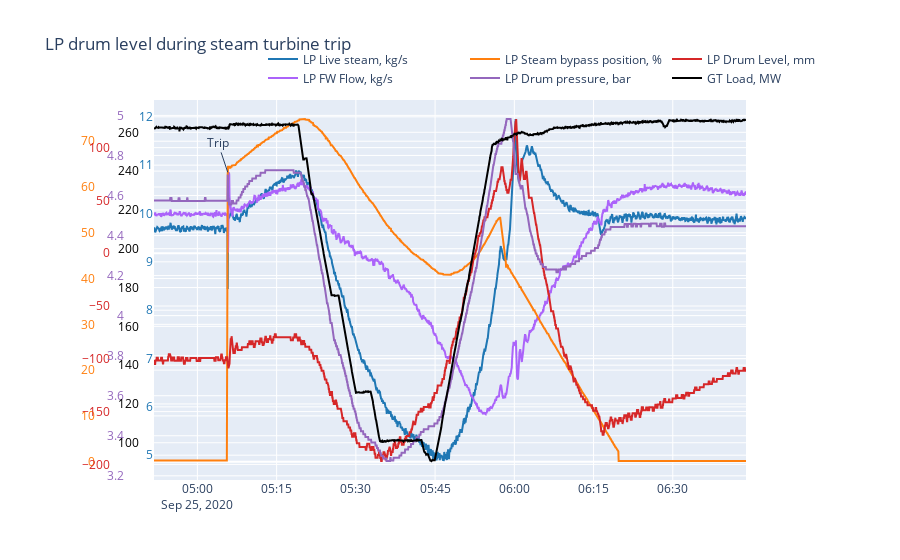

The code cell stored with this chart in its notebook:
### Markdown cell above
The scope of this document is to investiagte variations of LP drum level during Steam turbine trip

### Code cell
import plotly.graph_objects as go
import pandas as pd
from dateutil import parser

df = pd.read_excel \
    (r'Lpdrumimported.xlsx',
     sheet_name='Trip')

fig = go.Figure()

dates = [parser.parse(date) for date in df ['Date Time']]

fig.add_trace(
    go.Scatter(x=dates, y=df ['3ALFIT003-XJ52.UNIT1@NET'], name="LP Live steam, kg/s",
               line=dict(color="#1f77b4")))

fig.add_trace(
    go.Scatter(x=dates, y=df ['POCVLPBYP1-XQ01.UNIT1@NET'], name="LP Steam bypass position, %",
               yaxis='y2', line=dict(color="#ff7f0e")))

fig.add_trace(
    go.Scatter(x=dates, y=df ['3ALLIT001-XJ54.UNIT1@NET'], name="LP Drum Level, mm",
               yaxis='y3', line=dict(color="#d62728")))

fig.add_trace(
    go.Scatter(x=dates, y=df ['3ALFIT035-XJ52.UNIT1@NET'],
               name="LP FW Flow, kg/s",
               yaxis='y'))

fig.add_trace(
    go.Scatter(x=dates, y=df ['3ALPIT002-XJ53.UNIT1@NET'],
               name="LP Drum pressure, bar",
               yaxis='y4', line=dict(color="#9467bd")))

fig.add_trace(
    go.Scatter(x=dates, y=df ['01_GT1_CUST_DWATT.UNIT1@NET'],
               name="GT Load, MW",
               yaxis='y5', line=dict(color='black')))

fig.update_layout(
    height=800,
    title_text='LP drum level during steam turbine trip',
    xaxis=dict(
        domain=[0.1, 0.9]
    ),
    yaxis=dict(
        titlefont=dict(
            color="#1f77b4"
        ),
        tickfont=dict(
            color="#1f77b4"
        )
    ),
    yaxis2=dict(
        titlefont=dict(
            color="#ff7f0e"
        ),
        tickfont=dict(
            color="#ff7f0e"
        ),
        anchor="free",
        side="left",
        position=0.02,
        overlaying='y'
    ),
    yaxis3=dict(
        titlefont=dict(
            color="#d62728"
        ),
        tickfont=dict(
            color="#d62728"
        ),
        side="left",
        position=0.04,
        overlaying='y'
    ),
    yaxis4=dict(
        titlefont=dict(
            color="#9467bd"
        ),
        tickfont=dict(
            color="#9467bd"
        ),
        side="left",
        position=0.06,
        overlaying='y'
    ),
    yaxis5=dict(
        titlefont=dict(
            color="black"
        ),
        tickfont=dict(
            color="black"
        ),
        side="left",
        position=0.08,
        overlaying='y'
    ),
)

fig.update_layout(
    autosize=True,
    legend=dict(
        orientation="h",
        yanchor="bottom",
        y=1.02,
        xanchor="right",
        x=1),
    dragmode='drawrect',
    # style of new shapes
    newshape=dict(line_color='yellow',
                  fillcolor='turquoise',
                  opacity=0.5)
)

fig.add_annotation(
            x=parser.parse("09/25/2020 05:05:45"),
            y=10.851,
            text="Trip",
            showarrow=True

)

fig.show(config={'modeBarButtonsToAdd': ['drawline',
                                         'drawopenpath',
                                         'drawclosedpath',
                                         'drawcircle',
                                         'drawrect',
                                         'eraseshape'
                                         ],
                 'editable': "True"})

### Figure 1 — Plotly figure (JSON) as saved in the notebook; plotly's stock layout.template omitted (floating-point values rounded to 4 significant figures; data arrays with more than 128 entries replaced by an {"elided": "..."} marker saying what was removed)
{"data": [{"line": {"color": "#1f77b4"}, "name": "LP Live steam, kg/s", "type": "scatter", "x": {"elided": "2000 str values"}, "y": {"elided": "2000 float values"}}, {"line": {"color": "#ff7f0e"}, "name": "LP Steam bypass position, %", "type": "scatter", "x": {"elided": "2000 str values"}, "y": {"elided": "2000 float values"}, "yaxis": "y2"}, {"line": {"color": "#d62728"}, "name": "LP Drum Level, mm", "type": "scatter", "x": {"elided": "2000 str values"}, "y": {"elided": "2000 float values"}, "yaxis": "y3"}, {"name": "LP FW Flow, kg/s", "type": "scatter", "x": {"elided": "2000 str values"}, "y": {"elided": "2000 float values"}, "yaxis": "y"}, {"line": {"color": "#9467bd"}, "name": "LP Drum pressure, bar", "type": "scatter", "x": {"elided": "2000 str values"}, "y": {"elided": "2000 float values"}, "yaxis": "y4"}, {"line": {"color": "black"}, "name": "GT Load, MW", "type": "scatter", "x": {"elided": "2000 str values"}, "y": {"elided": "2000 float values"}, "yaxis": "y5"}], "layout": {"annotations": [{"showarrow": true, "text": "Trip", "x": "2020-09-25T05:05:45", "y": 10.85}], "autosize": true, "dragmode": "drawrect", "legend": {"orientation": "h", "x": 1, "xanchor": "right", "y": 1.02, "yanchor": "bottom"}, "newshape": {"fillcolor": "turquoise", "line": {"color": "yellow"}, "opacity": 0.5}, "title": {"text": "LP drum level during steam turbine trip"}, "xaxis": {"autorange": true, "domain": [0.1, 0.9], "range": ["2020-09-25 04:51:47", "2020-09-25 06:43:51.636"], "type": "date"}, "yaxis": {"autorange": true, "range": [4.487, 12.35], "tickfont": {"color": "#1f77b4"}, "title": {"font": {"color": "#1f77b4"}}, "type": "linear"}, "yaxis2": {"anchor": "free", "autorange": true, "overlaying": "y", "position": 0.02, "range": [-4.004, 79.0], "side": "left", "tickfont": {"color": "#ff7f0e"}, "title": {"font": {"color": "#ff7f0e"}}, "type": "linear"}, "yaxis3": {"autorange": true, "overlaying": "y", "position": 0.04, "range": [-214.8, 145.1], "side": "left", "tickfont": {"color": "#d62728"}, "title": {"font": {"color": "#d62728"}}, "type": "linear"}, "yaxis4": {"autorange": true, "overlaying": "y", "position": 0.06, "range": [3.179, 5.077], "side": "left", "tickfont": {"color": "#9467bd"}, "title": {"font": {"color": "#9467bd"}}, "type": "linear"}, "yaxis5": {"autorange": true, "overlaying": "y", "position": 0.08, "range": [80.81, 276.6], "side": "left", "tickfont": {"color": "black"}, "title": {"font": {"color": "black"}}, "type": "linear"}}}
